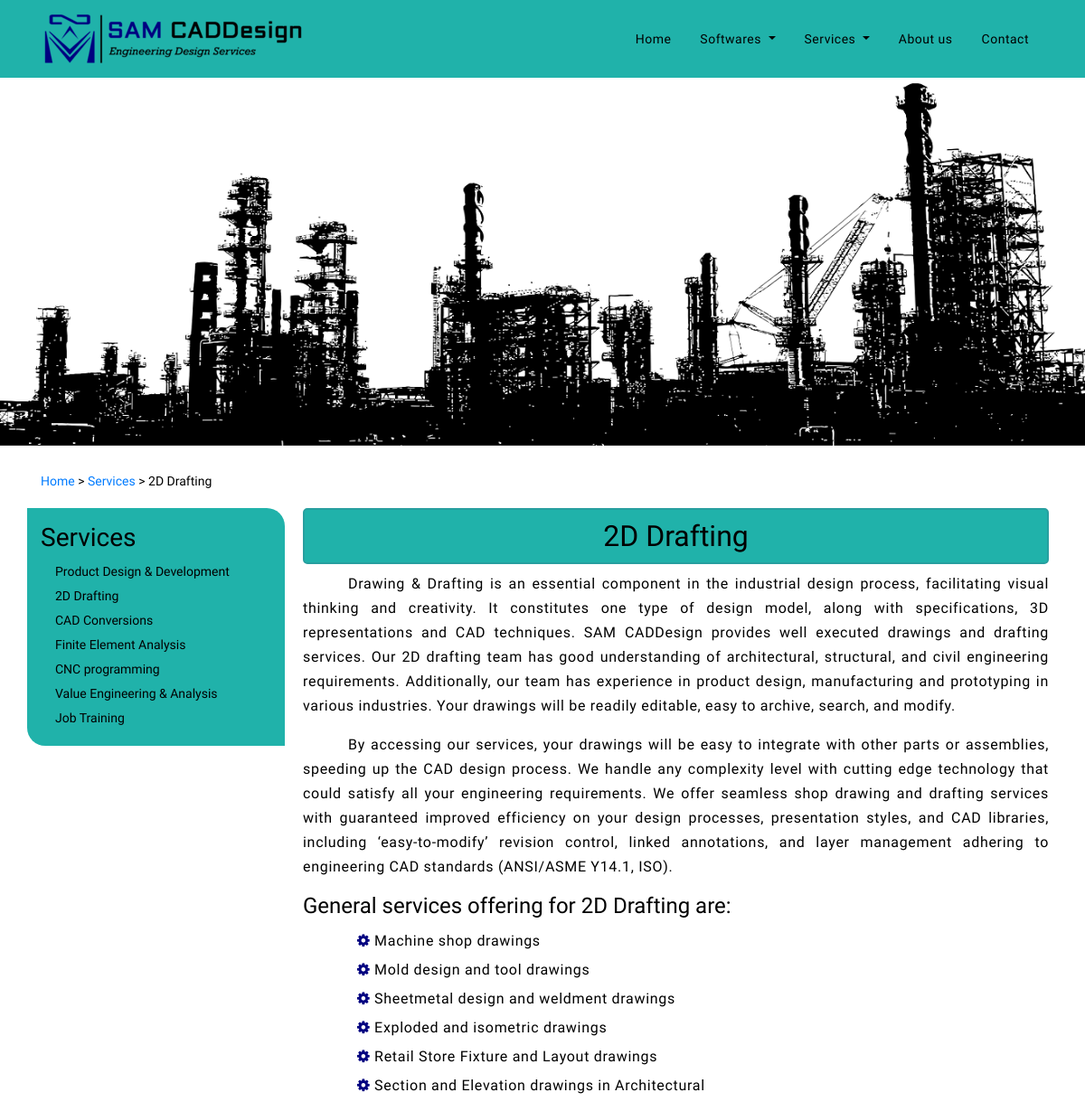
Before: /services/2 (upper part) with the older database file.
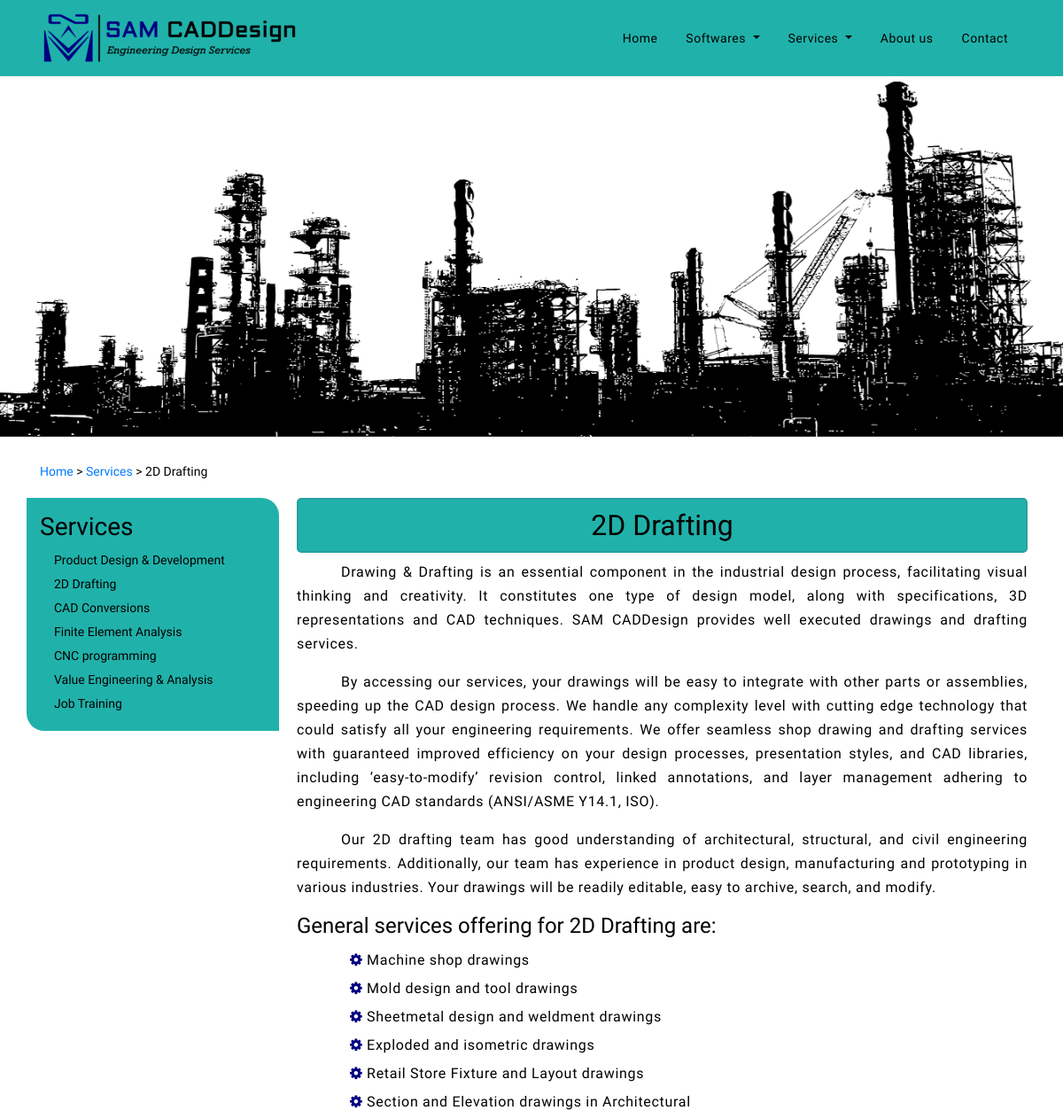
After: the same page with the newer database file.
### website/models.py (models this page shows, shortened)
class services (models.Model):
    services_active = models.BooleanField(default=True)
    name = models.CharField(max_length=50, null=True)
    thumb_image = models.ImageField()
    name_active = models.BooleanField(default=True)
    description_1 = models.TextField()
    description_2 = models.TextField(null=True, blank=True)
    description_3 = models.TextField(null=True, blank=True)
    head_1 = models.CharField(max_length=100, null=True)
    head_1_info = models.TextField(null=True)
    image_active = models.BooleanField(default=True)
    image_1 = models.ImageField()
    image_2 = models.ImageField()
    head_2 = models.CharField(max_length=100, null=True)
    head_2_info = models.TextField(null=True)

### website/views.py (the view)
# urls.py: path('services/<str:id>', serives_id, name="services_id"),
def serives_id(request, id):
    instance = services.objects.get(pk=id)
    instance_0 = services.objects.all()
    instance_1 = header.objects.all()
    instance_2 = softwares.objects.all()
    name = instance.name
    thumb_image = instance.thumb_image
    description_1 = instance.description_1
    description_2 = instance.description_2
    description_3 = instance.description_3
    head_1 = instance.head_1
    head_1_info = instance.head_1_info.split(";")
    head_2 = instance.head_2
    head_2_info = instance.head_2_info.split(";")
    image_1 = instance.image_1
    image_2 = instance.image_2
    image_active = instance.image_active
    context = {
        "name": name,
        "thumb_image": thumb_image,
        "description_1": description_1,
        "description_2": description_2,
        "description_3": description_3,
        "head_1": head_1,
        "head_1_info": head_1_info,
        "head_2": head_2,
        "head_2_info": head_2_info,
        "title": name,
        "image_1": image_1,
        "image_2": image_2,
        "image_active": image_active,
        'services': instance_0,
        'header': instance_1,
        'softwares_head': instance_2
    }
    return render(request, "services_id.html", context)

### templates/services_id.html (shortened to what this page needs)
{% extends 'base.html'%}
{% load static %}
{%block content%}
    <body>
        <main>
            <div id="slider">
                <div id="header-slider" class="carousel slide corousel-fade" data-ride="carousel">
                    <div id="carouselExampleSlidesOnly" class="carousel slide" data-ride="carousel">
                        <div class="carousel-inner">
                            <div class="carousel-item active" style="background-color: wheat;">
                                <img class="d-block w-100" src="../static/images/serivices/services-industrial-design-image.png" alt="services-industrial-design"></img>
                            </div>
                        </div>
                    </div>
                </div>
            </div>
        </main>
        <section id="services_id">
            <div class="container">
                <p><a href="{% url 'base' %}">Home</a> > <a href="{% url 'services' %}">Services</a> > {{name}}</p>
                <div class="row">
                    <div class="col-md-3 col-xs-12 pt-3 py-3 ag-box fadeInLeft">
                        <h3>Services</h3>
                        <div class="row p-0">
                            <div class="col-md-12">
                                {% for data in services %}
                                    {%if data.services_active %}
                                        <a class="show" href="{% url 'services_id' data.id %}">{{data.name}}</a><br>
                                    {%endif%}
                                {%endfor%}
                            </div>
                        </div>
                    </div>
                    <div class="col-md-9 col-xs-12 fadeInRight">
                        <h2>{{name}}</h2>
                        <p>{{description_1}}</p>
                        <p>{{description_2}}</p>
                        <p>{{description_3}}</p>
                        <h4>{{head_1}}</h4>
                        <ul>
                            {% for head_1_info in head_1_info %}
                                <li><i class="fa fa-gear" aria-hidden="true"></i> {{head_1_info}}</li>
                            {%endfor%}
                        </ul>
                        <br>
                    </div>
                </div>
            </div>
        </section>
    </body>
{%endblock content%}

Changed rows visible on the page:
changed services "2D Drafting": description_1 "…drawings and drafting services. Our 2D drafting team has good understanding of architectural, structural, and civil engineering requirements. Additionally, our team has experience in product design, manufacturing and prototyping in various industries. Your drawings will be readily editable, easy to archive, search, and modify." → "…drawings and drafting services."; description_3 (not shown) → "Our 2D drafting team has good understanding of architectural, structural, and civil engineering requirements. Additionally, our team has experience in product design, manufacturing and prototyping in various industries. Your drawings will be readily editable, easy to archive, search, and modify."
